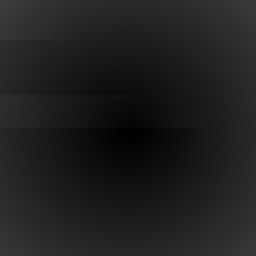
#> input picture images/phase_spiral.jpg, 256 x 256 px
$ jupyter execute --allow-errors classical.ipynb   (older library calls are emulated)
#> lines starting #> are read from the running program, lines starting #| are printed output that depends on the picture
[cell 1]
import cv2
import numpy as np
import matplotlib.pyplot as plt

[cell 2]
img = cv2.imread("../images/50_whorl.jpg", cv2.IMREAD_GRAYSCALE)
img = cv2.threshold(img, 127, 255, cv2.THRESH_OTSU + cv2.THRESH_BINARY)[1]

#> (the rest of this cell did not finish here and is left out)

#> (a cell that did not finish here is left out)

#> (a cell that did not finish here is left out)

#> (a cell that did not finish here is left out)

[cell 6]
# Choose a stride equal to the block size to make arrows readable
stride = 16
#> (the rest of this cell did not finish here and is left out)

[cell 7]
import matplotlib.pyplot as plt


# [50 lines left out: function quiver_theta, not called in this run]

[cell 8]
H, W = 256, 256
# Generate synthetic fingerprint (replace with real image loading)
yy, xx = np.mgrid[:H, :W]
cx, cy = W // 2, H // 2
X = xx - cx
Y = yy - cy

kappa = 0.16
psi_c = kappa * np.sqrt(X * X + Y * Y)
img = 0.5 * (1.0 - np.cos(psi_c))


H, W = img.shape
w = 8 # Block size

Gx = cv2.Sobel(img, cv2.CV_64F, 1, 0, ksize=3)
Gy = cv2.Sobel(img, cv2.CV_64F, 0, 1, ksize=3)

plt.figure(figsize=(12, 6))
plt.subplot(1, 3, 1)
plt.imshow(Gx, cmap='gray')
plt.colorbar()
plt.title('Gx')
plt.subplot(1, 3, 2)
plt.imshow(Gy, cmap='gray')
plt.colorbar()
plt.title('Gy')
plt.subplot(1, 3, 3)
plt.imshow(np.sqrt(Gx**2 + Gy**2), cmap='gray')
plt.colorbar()
plt.title('Gradient magnitude')
plt.show()

Gx2 = Gx * Gx
Gy2 = Gy * Gy
Gxy = Gx * Gy

print(Gx2)

sum_Gx2 = cv2.boxFilter(Gx2, -1, (w, w), normalize=False)
print('gx2', sum_Gx2)
sum_Gy2 = cv2.boxFilter(Gy2, -1, (w, w), normalize=False)
sum_Gxy = cv2.boxFilter(Gxy, -1, (w, w), normalize=False)

print(sum_Gx2.shape, sum_Gy2.shape, sum_Gxy.shape)

Vx = sum_Gxy[w // 2 :: w, w // 2 :: w] * 2  # The original paper uses 2 * sum_Gxy
Vy = sum_Gx2[w // 2 :: w, w // 2 :: w] - sum_Gy2[w // 2 :: w, w // 2 :: w]

# Vx = 2 * sum_Gxy
# Vy = sum_Gx2 - sum_Gy2

theta = 0.5 * np.arctan2(Vx, Vy)
print(theta.shape)

[cell 9]
# [27 lines of commented-out code are left out]

[cell 10]
import pickle

Tx = np.cos(2 * theta)
Ty = np.sin(2 * theta)

Tprime_x = cv2.GaussianBlur(Tx, (5, 5), 0)
Tprime_y = cv2.GaussianBlur(Ty, (5, 5), 0)

theta_smoothed = 0.5 * np.arctan2(Tprime_y, Tprime_x)
orientation_map = np.mod(theta_smoothed + 2*np.pi, 2 * np.pi)  # ensure wrap within [0,2π)
orientation_map = np.mod(orientation_map, np.pi)
pickle.dump(theta_smoothed, open("theta_smoothed.pkl", "wb"))

print(theta_smoothed.shape)
print(theta_smoothed)

[cell 11]
# [9 lines of commented-out code are left out]

plt.figure(figsize=(5, 5))
plt.imshow(img, cmap="gray")

stride = w  # Stride is the same as the block size
ys, xs = np.indices(theta_smoothed.shape) * stride + stride // 2
U = np.cos(theta)
V = np.sin(theta)

plt.quiver(
    xs,
    ys,
    U,
    V,
    color="red",
    angles="xy",
    scale_units="xy",
    scale=0.07,
    width=0.003,
    headaxislength=0,
    headlength=0,
    headwidth=0,
)

plt.gca().invert_yaxis()
plt.title("Blockwise Dominant Ridge Orientation")
plt.axis("off")
# plt.show()
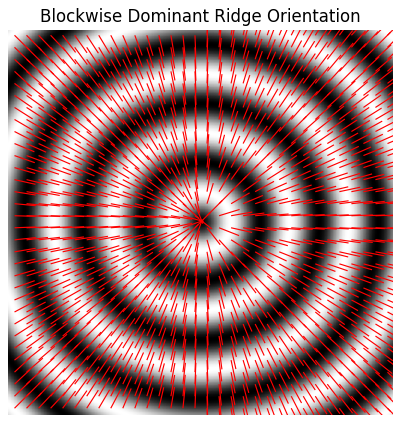
#> figure drawn by matplotlib, 1 panel

[cell 12]
# [27 lines of commented-out code are left out]

[cell 13]
# Use the ContinuousFilterLayer to synthesize a fingerprint from theta and freq maps
import torch
import sys

sys.path.append("..")  # go up one directory so Python sees dir2

#> (the rest of this cell did not finish here and is left out)

[cell 14]
constant_density = np.full_like(img, 0.10, dtype=float)
# [16 lines left out: function seed_centers_from_mask, not called in this run]


def to_display(img):
    """Convert fingerprint matrix values (0..100) to 8-bit grayscale image for plotting."""
    return np.clip((1 - img / 100.0) * 255, 0, 255).astype(np.uint8)


# Ensure we have per-pixel orientation and frequency maps at image resolution
C = np.cos(2.0 * theta_smoothed)
S = np.sin(2.0 * theta_smoothed)

# 2) If you need to resize to (H,W), do it on C,S (NOT on angles)
if theta_smoothed.shape != img.shape:
    C = cv2.resize(C, (W, H), interpolation=cv2.INTER_CUBIC)
    S = cv2.resize(S, (W, H), interpolation=cv2.INTER_CUBIC)

# 3) Back to angle, then wrap to [0, π)
theta = 0.5 * np.arctan2(S, C)  # now in (-π/2, π/2]
orient_map = np.mod(theta, np.pi)  # -> [0, π)

freq_map = constant_density.copy()
if freq_map.shape != img.shape:
    freq_map = cv2.resize(freq_map, (W, H), interpolation=cv2.INTER_CUBIC)

print(freq_map.max(), freq_map.min(), freq_map.mean())
print(orient_map.max(), orient_map.min(), orient_map.mean())

# freq_map = np.clip(freq_map * 100, 0, 99).astype(np.float32)

#> (the rest of this cell did not finish here and is left out)

[cell 15]
# Plot quiver arrows on the synthesized fingerprint to verify orientation field
plt.figure(figsize=(6, 5))
#> (the rest of this cell did not finish here and is left out)

## Filtering the original image

#> (a cell that did not finish here is left out)

[cell 17]
# Use the same dense orientation field that was used for synthesis
stride = 16  # plot every 16th pixel for readability
ys, xs = np.mgrid[0:H:stride, 0:W:stride]
U = np.cos(theta[::stride, ::stride])
V = np.sin(theta[::stride, ::stride])

# Create a side-by-side comparison
plt.figure(figsize=(20, 8))

# Original fingerprint with orientation field
plt.subplot(1, 2, 1)
plt.imshow(img, cmap="gray")
plt.quiver(
    xs,
    ys,
    U,
    V,
    color="red",
    angles="xy",
    scale_units="xy",
    scale=0.07,
    width=0.003,
    headaxislength=0,
    headlength=0,
    headwidth=0,
)
plt.gca().invert_yaxis()
plt.title("Original fingerprint with orientation field")
plt.axis("off")

# Synthesized fingerprint with orientation field (already plotted above)
plt.subplot(1, 2, 2)
#> (the rest of this cell did not finish here and is left out)

[cell 18]
lambda_min = 15.0
lambda_max = 24.0

lower_f = 1.0 / lambda_max
upper_f = 1.0 / lambda_min

min_peak_ratio = 2.0

nb_y, nb_x = theta_smoothed.shape
f_map = np.full((nb_y, nb_x), np.nan)

for by in range(nb_y):
    for bx in range(nb_x):
        # 16x16 block
        y0, x0 = by * w, bx * w
        y1, x1 = min(y0 + w, H), min(x0 + w, W)
        patch = img[y0:y1, x0:x1]

        th = float(theta_smoothed[by, bx])
        M = cv2.getRotationMatrix2D(
            ((x1 - x0) / 2.0, (y1 - y0) / 2.0), -np.rad2deg(th + np.pi/2), 1.0
        )
        rot = cv2.warpAffine(
            patch,
            M,
            (x1 - x0, y1 - y0),
            flags=cv2.INTER_LINEAR,
            borderMode=cv2.BORDER_REFLECT,
        )

        # 1D profile perpendicular to ridges: average along x (columns)
        prof = rot.mean(axis=1)

        # detrend & normalize
        y = prof - np.mean(prof)
        s = np.std(y) + 1e-8
        y = y / s

        L = len(y)
        Y = np.fft.rfft(y)
        mag = np.abs(Y)
        freqs = np.fft.rfftfreq(L, d=1.0)

        # band-pass: ignore DC and out-of-band
        band = (freqs >= lower_f) & (freqs <= upper_f)
        if band.sum() == 0:
            continue
        band[0] = False  # exclude DC if included

        mag_band = mag[band]
        freqs_band = freqs[band]
        if mag_band.size == 0:
            continue

        k = np.argmax(mag_band)
        dominant_f = float(freqs_band[k])
        med = np.median(mag_band) + 1e-12

        mag_band = mag[band]
        freqs_band = freqs[band]
        if mag_band.size == 0:
            continue

        k = np.argmax(mag_band)
        dominant_f = float(freqs_band[k])
        med = np.median(mag_band) + 1e-12

        if (dominant_f > 0) and ((mag_band[k] / med) >= min_peak_ratio):
            f_map[by, bx] = dominant_f  # cycles/pixel


        peak_f = None
        if mag_band.size > 0:
            k = np.argmax(mag_band)
            med = np.median(mag_band) + 1e-12
            if (mag_band[k] / med) >= min_peak_ratio:
                peak_f = float(freqs_band[k])

        cx, cy = (x1 - x0) / 2.0, (y1 - y0) / 2.0
        dx, dy = np.cos(th), np.sin(th)  # ridge direction (π-periodic arrow is fine)


print("f_map shape:", f_map.shape)

plt.figure(figsize=(6, 5))
plt.title("Blockwise ridge frequency (NaNs white)")
plt.imshow(f_map, cmap="magma")
plt.colorbar(label="cycles/pixel")
plt.axis("off")
plt.show()
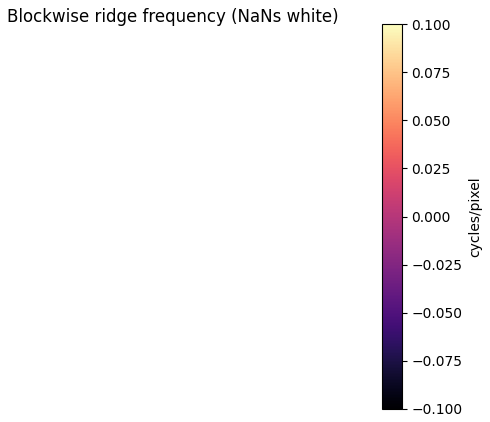
#> figure drawn by matplotlib, 2 panels

[cell 19]
# perform interpolation
om = f_map.copy().astype(np.float64)
om[~np.isfinite(om)] = -1.0  # treat NaNs as invalid too

wOmega = 7
sigma = 9

ax = np.arange(-(wOmega // 2), (wOmega // 2) + 1)
xx, yy = np.meshgrid(ax, ax)
fill_gaussian = np.exp(-(xx**2 + yy**2) / (2 * sigma**2)).astype(np.float64)

max_iters = 50
eps = 1e-12

for it in range(max_iters):
    valid = (om > 0).astype(np.float64)  # δ(x)
    mu = np.where(om > 0, om, 0.0)  # μ(x)

    # numerator: ΣΣ fill_gaussian(u,v) * μ(Ω(i-u, j-v))
    num = cv2.filter2D(mu, ddepth=-1, kernel=fill_gaussian, borderType=cv2.BORDER_REFLECT)

    # denominator: ΣΣ fill_gaussian(u,v) * δ(Ω(i-u, j-v))
    den = cv2.filter2D(valid, ddepth=-1, kernel=fill_gaussian, borderType=cv2.BORDER_REFLECT)

    # Ω' := keep valid as-is; for invalid, use num/den
    om_prime = om.copy()
    fill = num / (den + eps)
    om_prime[om <= 0] = fill[om <= 0]

    # Step (ii): if any -1 remain, swap Ω and Ω' and repeat
    om = om_prime

    # stop if everything is now valid (>0)
    if np.all(om > 0):
        break

# Result: om is the inpainted/smoothed blockwise frequency map (cycles/pixel)
filled_freq_map = om


print("filled_freq_map shape:", filled_freq_map.shape)

plt.figure(figsize=(6, 5))
plt.title("Blockwise ridge frequency (NaNs white)")
plt.imshow(filled_freq_map, cmap="magma")
plt.colorbar(label="cycles/pixel")
plt.axis("off")
plt.show()
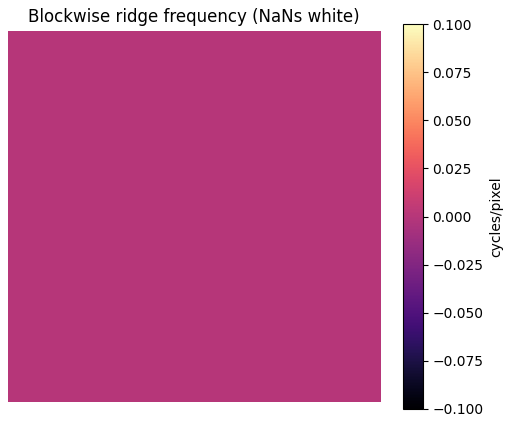
#> figure drawn by matplotlib, 2 panels

[cell 20]
freq_map_smoothed = cv2.GaussianBlur(filled_freq_map, (7, 7), 0)
freq_map_dense = cv2.resize(freq_map_smoothed, (W, H), interpolation=cv2.INTER_CUBIC)

plt.figure(figsize=(10, 8))
plt.title("Dense ridge frequency map (cycles/pixel)")
plt.imshow(freq_map_dense, cmap="magma")
plt.colorbar(label="cycles/pixel")
plt.axis("off")
plt.show()
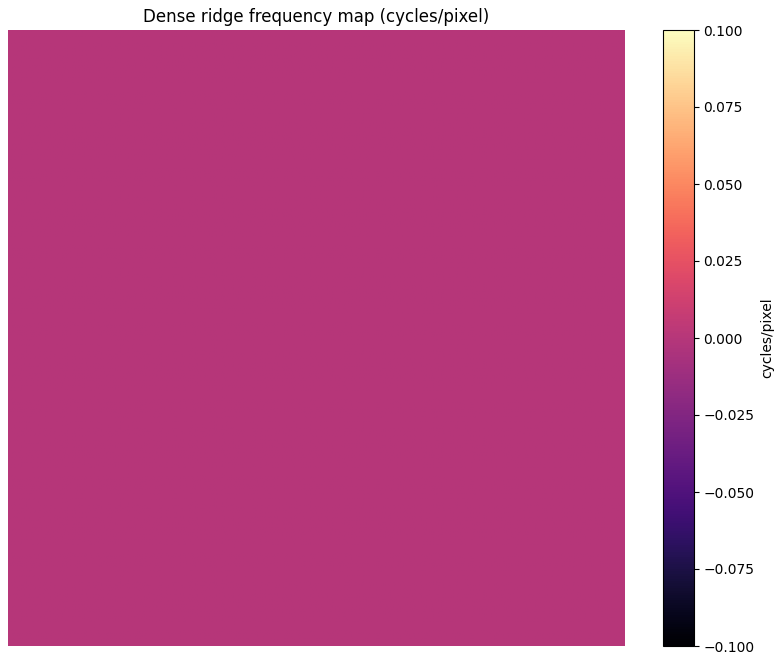
#> figure drawn by matplotlib, 2 panels

[cell 21]
# Overlay the dense frequency map on the original image
plt.figure(figsize=(10, 8))
plt.imshow(img, cmap="gray")
# overlay with some transparency so both image and map are visible
im = plt.imshow(freq_map_dense, cmap="magma", alpha=0.6)
plt.title("Frequency map overlay on image (cycles/pixel)")
plt.axis("off")
cbar = plt.colorbar(im, fraction=0.046, pad=0.04)
cbar.set_label("cycles/pixel")
plt.show()
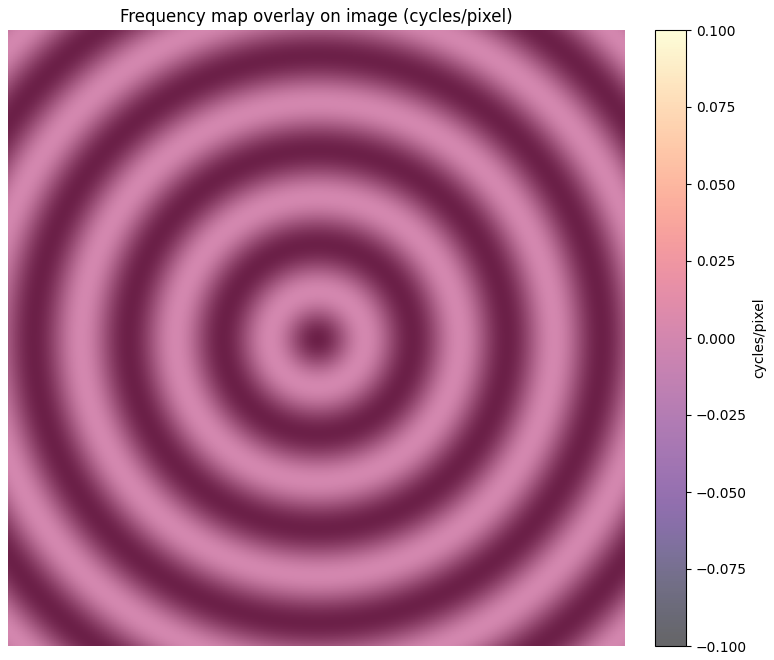
#> figure drawn by matplotlib, 2 panels

[cell 22]
nb_y, nb_x = theta_smoothed.shape
Ux_blk = np.cos(2.0*theta_smoothed)
Uy_blk = np.sin(2.0*theta_smoothed)

# Upsample block vectors to image resolution
Ux = cv2.resize(Ux_blk, (W, H), interpolation=cv2.INTER_CUBIC)
Uy = cv2.resize(Uy_blk, (W, H), interpolation=cv2.INTER_CUBIC)

Ux = cv2.GaussianBlur(Ux, (5, 5), 0)
Uy = cv2.GaussianBlur(Uy, (5, 5), 0)

# Renormalize to unit circle (avoid 0/0)
mag = np.hypot(Ux, Uy) + 1e-8
Ux /= mag
Uy /= mag

# Back to angle
theta = 0.5 * np.arctan2(Uy, Ux)
plt.figure(figsize=(16, 16))
plt.imshow(img, cmap="gray")
stride = 8  # plot every 8th pixel for readability
ys, xs = np.mgrid[0:H:stride, 0:W:stride]
U = np.cos(theta[::stride, ::stride])
V = np.sin(theta[::stride, ::stride])
plt.quiver(
    xs,
    ys,
    U,
    V,
    color="red",
    angles="xy",
    scale_units="xy",
    scale=0.3,
    width=0.002,
    headaxislength=0,
    headlength=0,
    headwidth=0,
)
plt.gca().invert_yaxis()
plt.title("Dense orientation field (theta) as arrows")
plt.axis("off")
plt.show()
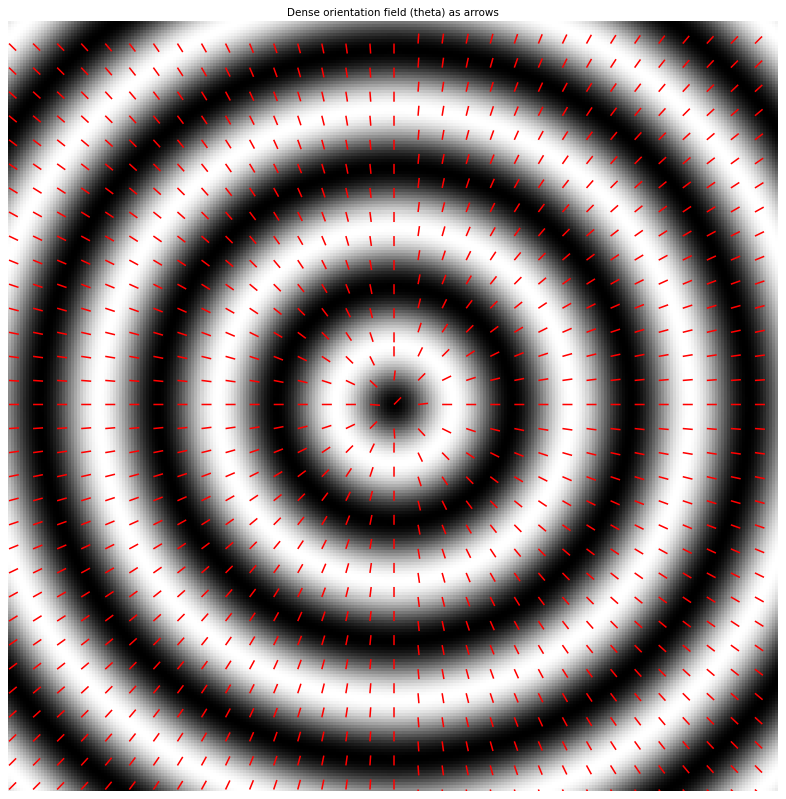
#> figure drawn by matplotlib, 1 panel

[cell 23]
# Use the ContinuousFilterLayer to synthesize a fingerprint from theta and freq maps
import torch
import sys
sys.path.append("..")  # go up one directory so Python sees dir2

#> (the rest of this cell did not finish here and is left out)

[cell 24]
import cv2
import numpy as np
import matplotlib.pyplot as plt

def add_spiral_phase(psi, points, polarities):
    # points: list of (y,x); polarities: +1 for termination, -1 for bifurcation (convention)
    H, W = psi.shape
    Y, X = np.mgrid[:H, :W]
    out = psi.copy()
    zero = np.zeros_like(psi)
    for (yy, xx), p in zip(points, polarities):
        zero += p * np.arctan2(Y - yy, X - xx)

    out += zero
    return out


osp = cv2.imread("../images/phase_spiral.jpg", cv2.IMREAD_GRAYSCALE)
#> osp is the input picture: shape (256, 256); min 0, max 61, mean 31
osp = np.float32(osp)
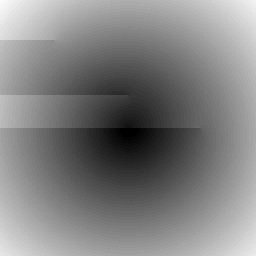
#> osp: shape (256, 256) float32; min 0, max 61, mean 31; drawn with min black and max white
sp = add_spiral_phase(
    osp, points=[(95, 128), (40, 55), (128, 200)], polarities=[+1, -1, -1]
)
#> after the loop in add_spiral_phase, `for (yy, xx), p in zip(points, polarities):`:
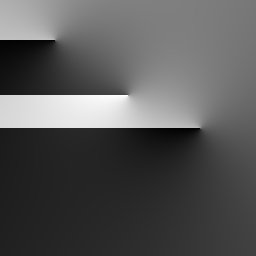
#> zero: shape (256, 256) float32; min -3.26, max 5.21, mean -0.364; drawn with min black and max white
#> in add_spiral_phase, `out += zero`:
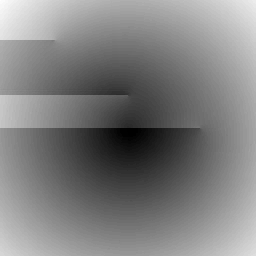
#> out: shape (256, 256) float32; min -2.66, max 63.58, mean 30.6; drawn with min black and max white

final_image = 0.5 * (1.0 + np.cos(sp))
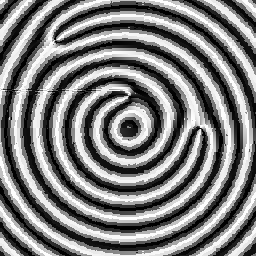
#> final_image: shape (256, 256) float32; min 0, max 1, mean 0.499

plt.imshow(sp, cmap="gray")
